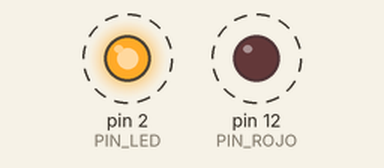
Recording of a sketch running on a simulated Arduino Uno, built with avr-gcc and run on an emulated ATmega328P. On the bench: output pins drawn as LEDs (lit = HIGH). Dashed ring = blinking. What the sketch prints to the serial monitor is not drawn.

Above: at 0.3 s.
Timing chart, 0 to 3.1 s (numbered marks = the images above):
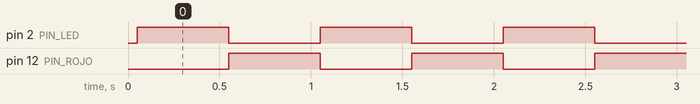

The sketch:

00_nada.ino
```cpp
#define PIN_LED 2
#define PIN_ROJO 12

int contador = 0;

void setup() {
  Serial. begin(115200);
  delay(50);
  pinMode(PIN_LED, OUTPUT);
  pinMode(PIN_ROJO, OUTPUT);
  Serial.println("Encendido.");
}

void loop() {

  digitalWrite(PIN_LED, HIGH);
  digitalWrite(PIN_ROJO, LOW);
  Serial.println("Encendido.");

  contador ++;

  Serial.println(contador);

  delay(500);


  digitalWrite(PIN_LED, LOW);
  digitalWrite(PIN_ROJO, HIGH);

  Serial.println("Apagado.");
  delay(500);
}
```

Measured:
- by itself, pin 2 (PIN_LED), pin 12 (PIN_ROJO): alternates HIGH for 0.50 s and LOW for 0.50 s
